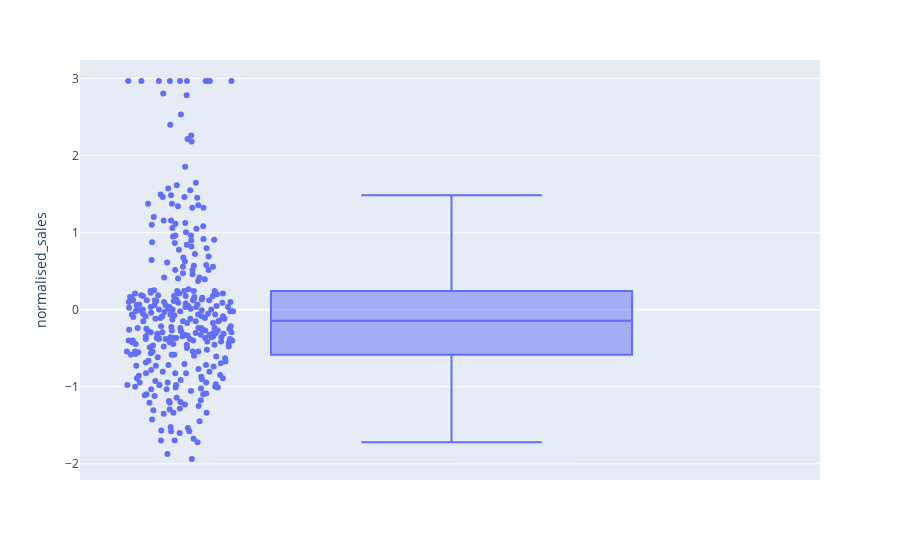

Notebook cell for this chart:
### Markdown cell above
### Distribution of the target variable normalised_sales

### Code cell
fig = px.box(stores, y="normalised_sales", points='all')
fig.show()

### Figure 1 — Plotly figure (JSON) as saved in the notebook; plotly's stock layout.template omitted (floating-point values rounded to 4 significant figures; data arrays with more than 128 entries replaced by an {"elided": "..."} marker saying what was removed)
{"data": [{"alignmentgroup": "True", "boxpoints": "all", "hovertemplate": "normalised_sales=%{y}<extra></extra>", "legendgroup": "", "marker": {"color": "#636efa"}, "name": "", "notched": false, "offsetgroup": "", "orientation": "v", "showlegend": false, "type": "box", "x0": " ", "xaxis": "x", "y": {"elided": "320 float values"}, "y0": " ", "yaxis": "y"}], "layout": {"boxmode": "group", "legend": {"tracegroupgap": 0}, "margin": {"t": 60}, "xaxis": {"anchor": "y", "domain": [0, 1]}, "yaxis": {"anchor": "x", "domain": [0, 1], "title": {"text": "normalised_sales"}}}}
